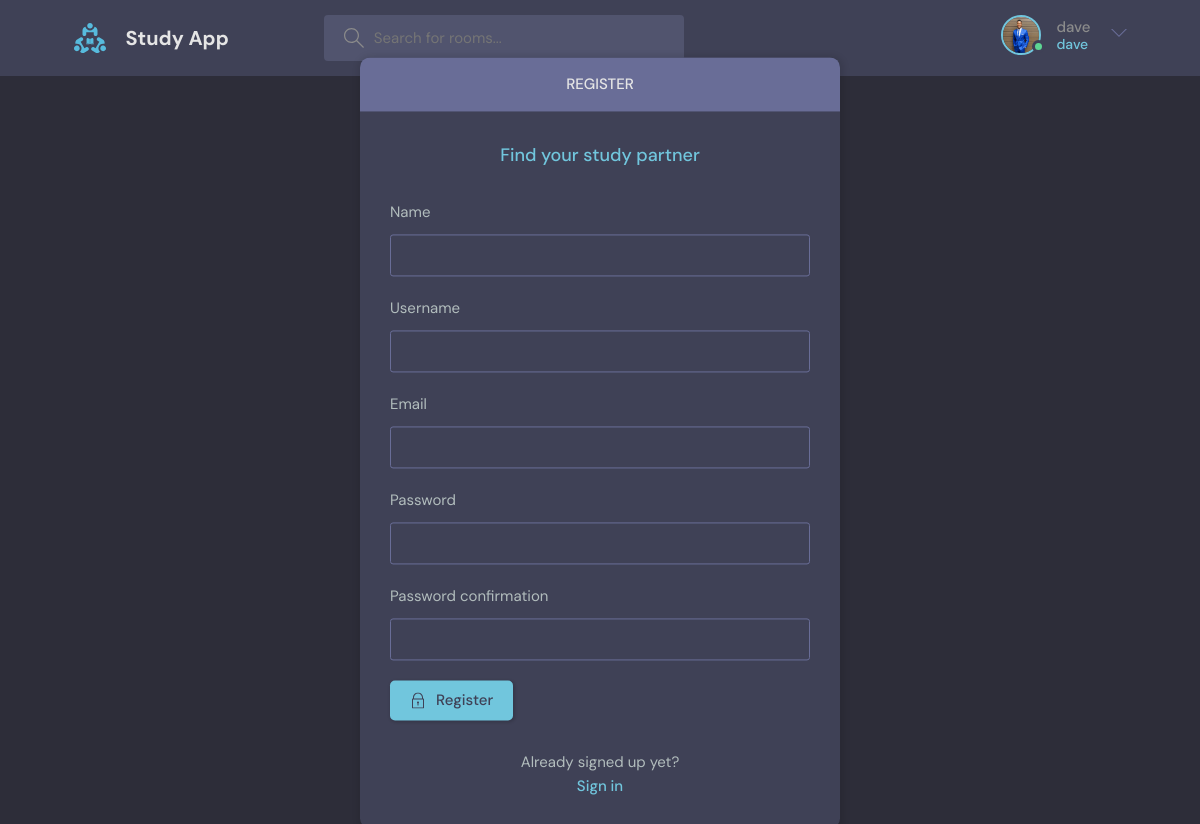
Page /register (signed in) on the committed database.
### jango/models.py (models this page shows)
class User(AbstractUser):
    name = models.CharField(max_length=200, null = True)
    email = models.EmailField(unique=True, null=True)
    bio = models.TextField(max_length=200, null = True)
    avatar = models.ImageField(null = True, default= 'avatar.svg')
    USERNAME_FIELD = 'email'
    REQUIRED_FIELDS = []

### jango/views.py (the view, shortened to what this page needs)
# urls.py: path('register', views.register, name= 'register'),
def register(request):
    form = Myusercreationform()
    context = {'forms': form}
    return render(request, 'register.html', context )

### jango/forms.py
class Myusercreationform(UserCreationForm):
    class Meta:
        model = User
        fields = ['name', 'username', 'email', 'password1', 'password2']

### templates/register.html (shortened to what this page needs)
{% extends 'main.html' %}
{% block content %}
<main class="auth layout">
    <div class="container">
        <div class="layout__box">
            <div class="layout__boxHeader">
                <div class="layout__boxTitle">
                <h3>Register</h3>
                </div>
            </div>
            <div class="layout__body">
                <h2 class="auth__tagline">Find your study partner</h2>
                <form class="form" action="" method="POST">
                    {% for field in forms %}
                    <div class="form__group form__group">
                    <label for="room_name"> {{field.label}} </label>
                    {{field}}
                    </div>
                    {% endfor %}
                    <button class="btn btn--main" type="submit">
                        Register
                    </button>
                </form>
                <div class="auth__action">
                <p>Already signed up yet?</p>
                <a href="{% url 'login' %}" class="btn btn--link">Sign in</a>
            </div>
        </div>
    </div>
</main>
{% endblock %}

### templates/nav.html (shortened to what this page needs)
{% load static %}
<header class="header header--loggedIn">
    <div class="container">
      <a href="{% url 'home' %}" class="header__logo">
        <img src="{% static 'images/logo.svg' %}" />
        <h1>Study App</h1>
      </a>
      <form class="header__search" method="GET" action="{% url 'home' %}">
        <label>
          <input type="search" name="q" placeholder="Search for rooms..." />
        </label>
      </form>
      <nav class="header__menu">
        {% if request.user.is_authenticated %}
        <div class="header__user">
          <a href="{% url 'update-user' %}">
            <div class="avatar avatar--medium active">
              <img src="{{request.user.avatar.url}}" />
            </div>
            <p>{{request.user.username}} <span>{{request.user.username}}</span></p>
          </a>
          <button class="dropdown-button">
            <svg version="1.1" xmlns="http://www.w3.org/2000/svg" width="32" height="32" viewBox="0 0 32 32">
              <title>chevron-down</title>
              <path d="M16 21l-13-13h-3l16 16 16-16h-3l-13 13z"></path>
            </svg>
          </button>
        </div>
        {% else %}
        <img src="{% static 'images/avatar.svg' %}" alt="">
        <a href="{% url 'login' %}">Login</a>
        {% endif %}
      </nav>
    </div>
  </header>

### rows in the picture
User: user.avatar (picture), user.username "dave"

### other values in the picture
{{ field.label }} "Name" "Username" "Email" "Password" "Password confirmation"
